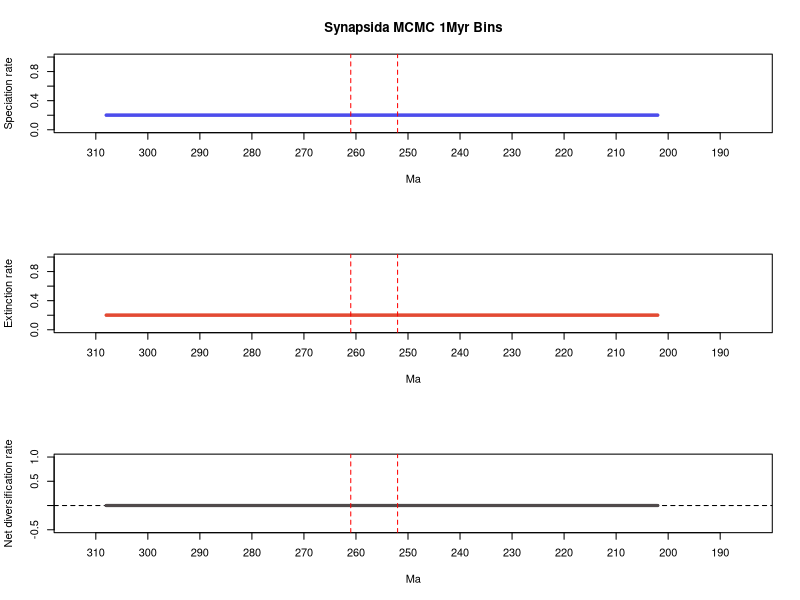

Here is the R script that generated this plot:
# 1 files combined:
# 	C:\Users\SimoesLabAdmin\Documents\BDNN_Arielli\synapsida\mcmc_no_predictors\A_mcmc_200_iterations/combined_9_marginal_rates.log

# 95% HPDs calculated using code from Biopy (https://www.cs.auckland.ac.nz/~yhel002/biopy/)

pdf(file='C:/Users/SimoesLabAdmin/Documents/BDNN_Arielli/synapsida/mcmc_no_predictors/A_mcmc_200_iterations/combined_9_marginal_rates_RTT_plot2.pdf',width=8, height=10.8)
par(mfrow=c(3,1))
library(scales)
plot_RTT <- function (age,hpd_M,hpd_m,mean_m,color){
    N=100
    beta=(1:(N-1))/N
    alpha_shape=0.25
    cat=1-(beta^(1./alpha_shape))
    for (i in 1:(N-1)){
        trans= 1/N + 2/N
        polygon(c(age, rev(age)), c(hpd_M-((hpd_M-mean_m)*cat[i]), rev(hpd_m+((mean_m-hpd_m)*cat[i]))), col = alpha(color,trans), border = NA)
    }
    lines(rev(age), rev(mean_m), col = color, lwd=3)
}
    
L_hpd_m95=c(NA, NA,NA,NA,NA,NA,NA,NA,NA,NA,NA,NA,NA,NA,NA,NA,NA,NA,NA,NA,NA,NA,NA,NA,NA,NA,NA,NA,NA,NA,NA,NA,NA,NA,NA,NA,NA,NA,NA,NA,NA,NA,NA,NA,NA,NA,NA,NA,NA,NA,NA,NA,NA,NA,NA,NA,NA,NA,NA,NA,NA,NA,NA,NA,NA,NA,NA,NA,NA,NA,NA,NA,NA,NA,NA,NA,NA,NA,NA,NA,NA,NA,NA,NA,NA,NA,NA,NA,NA,NA,NA,NA,NA,NA,NA,NA,NA,NA,NA,NA,NA,NA,NA,NA,NA,NA,NA,NA,NA,NA,NA,NA,NA,NA,NA,NA,NA,NA,NA,NA,NA,NA,NA,NA,NA,NA,NA,NA,NA,NA,NA,NA,NA,NA,NA,NA,NA,NA,NA,NA,NA,NA,NA,NA,NA,NA,NA,NA,NA,NA,NA,NA,NA,NA,NA,NA,NA,NA,NA,NA,NA,NA,NA,NA,NA,NA,NA,NA,NA,NA,NA,NA,NA,NA,NA,NA,NA,NA,NA,NA,NA,NA,NA,NA,NA,NA,NA,NA,NA,NA,NA,NA,NA,NA,NA,NA,NA,NA,NA,NA,NA,NA,0.178689,0.178689,0.178689,0.178689,0.178689,0.178689,0.178689,0.178689,0.178689,0.178689,0.178689,0.178689,0.178689,0.178689,0.178689,0.178689,0.178689,0.178689,0.178689,0.178689,0.178689,0.178689,0.178689,0.178689,0.178689,0.178689,0.178689,0.178689,0.178689,0.178689,0.178689,0.178689,0.178689,0.178689,0.178689,0.178689,0.178689,0.178689,0.178689,0.178689,0.178689,0.178689,0.178689,0.178689,0.178689,0.178689,0.178689,0.178689,0.178689,0.178689,0.178689,0.178689,0.178689,0.178689,0.178689,0.178689,0.178689,0.178689,0.178689,0.178689,0.178689,0.178689,0.178689,0.178689,0.178689,0.178689,0.178689,0.178689,0.178689,0.178689,0.178689,0.178689,0.178689,0.178689,0.178689,0.178689,0.178689,0.178689,0.178689,0.178689,0.178689,0.178689,0.178689,0.178689,0.178689,0.178689,0.178689,0.178689,0.178689,0.178689,0.178689,0.178689,0.178689,0.178689,0.178689,0.178689,0.178689,0.178689,0.178689,0.178689,0.178689,0.178689,0.178689,0.178689,0.178689,0.178689,0.178689)
L_hpd_M95=c(NA, NA,NA,NA,NA,NA,NA,NA,NA,NA,NA,NA,NA,NA,NA,NA,NA,NA,NA,NA,NA,NA,NA,NA,NA,NA,NA,NA,NA,NA,NA,NA,NA,NA,NA,NA,NA,NA,NA,NA,NA,NA,NA,NA,NA,NA,NA,NA,NA,NA,NA,NA,NA,NA,NA,NA,NA,NA,NA,NA,NA,NA,NA,NA,NA,NA,NA,NA,NA,NA,NA,NA,NA,NA,NA,NA,NA,NA,NA,NA,NA,NA,NA,NA,NA,NA,NA,NA,NA,NA,NA,NA,NA,NA,NA,NA,NA,NA,NA,NA,NA,NA,NA,NA,NA,NA,NA,NA,NA,NA,NA,NA,NA,NA,NA,NA,NA,NA,NA,NA,NA,NA,NA,NA,NA,NA,NA,NA,NA,NA,NA,NA,NA,NA,NA,NA,NA,NA,NA,NA,NA,NA,NA,NA,NA,NA,NA,NA,NA,NA,NA,NA,NA,NA,NA,NA,NA,NA,NA,NA,NA,NA,NA,NA,NA,NA,NA,NA,NA,NA,NA,NA,NA,NA,NA,NA,NA,NA,NA,NA,NA,NA,NA,NA,NA,NA,NA,NA,NA,NA,NA,NA,NA,NA,NA,NA,NA,NA,NA,NA,NA,NA,0.22215,0.22215,0.22215,0.22215,0.22215,0.22215,0.22215,0.22215,0.22215,0.22215,0.22215,0.22215,0.22215,0.22215,0.22215,0.22215,0.22215,0.22215,0.22215,0.22215,0.22215,0.22215,0.22215,0.22215,0.22215,0.22215,0.22215,0.22215,0.22215,0.22215,0.22215,0.22215,0.22215,0.22215,0.22215,0.22215,0.22215,0.22215,0.22215,0.22215,0.22215,0.22215,0.22215,0.22215,0.22215,0.22215,0.22215,0.22215,0.22215,0.22215,0.22215,0.22215,0.22215,0.22215,0.22215,0.22215,0.22215,0.22215,0.22215,0.22215,0.22215,0.22215,0.22215,0.22215,0.22215,0.22215,0.22215,0.22215,0.22215,0.22215,0.22215,0.22215,0.22215,0.22215,0.22215,0.22215,0.22215,0.22215,0.22215,0.22215,0.22215,0.22215,0.22215,0.22215,0.22215,0.22215,0.22215,0.22215,0.22215,0.22215,0.22215,0.22215,0.22215,0.22215,0.22215,0.22215,0.22215,0.22215,0.22215,0.22215,0.22215,0.22215,0.22215,0.22215,0.22215,0.22215,0.22215)
M_hpd_m95=c(NA, NA,NA,NA,NA,NA,NA,NA,NA,NA,NA,NA,NA,NA,NA,NA,NA,NA,NA,NA,NA,NA,NA,NA,NA,NA,NA,NA,NA,NA,NA,NA,NA,NA,NA,NA,NA,NA,NA,NA,NA,NA,NA,NA,NA,NA,NA,NA,NA,NA,NA,NA,NA,NA,NA,NA,NA,NA,NA,NA,NA,NA,NA,NA,NA,NA,NA,NA,NA,NA,NA,NA,NA,NA,NA,NA,NA,NA,NA,NA,NA,NA,NA,NA,NA,NA,NA,NA,NA,NA,NA,NA,NA,NA,NA,NA,NA,NA,NA,NA,NA,NA,NA,NA,NA,NA,NA,NA,NA,NA,NA,NA,NA,NA,NA,NA,NA,NA,NA,NA,NA,NA,NA,NA,NA,NA,NA,NA,NA,NA,NA,NA,NA,NA,NA,NA,NA,NA,NA,NA,NA,NA,NA,NA,NA,NA,NA,NA,NA,NA,NA,NA,NA,NA,NA,NA,NA,NA,NA,NA,NA,NA,NA,NA,NA,NA,NA,NA,NA,NA,NA,NA,NA,NA,NA,NA,NA,NA,NA,NA,NA,NA,NA,NA,NA,NA,NA,NA,NA,NA,NA,NA,NA,NA,NA,NA,NA,NA,NA,NA,NA,NA,0.179439,0.179439,0.179439,0.179439,0.179439,0.179439,0.179439,0.179439,0.179439,0.179439,0.179439,0.179439,0.179439,0.179439,0.179439,0.179439,0.179439,0.179439,0.179439,0.179439,0.179439,0.179439,0.179439,0.179439,0.179439,0.179439,0.179439,0.179439,0.179439,0.179439,0.179439,0.179439,0.179439,0.179439,0.179439,0.179439,0.179439,0.179439,0.179439,0.179439,0.179439,0.179439,0.179439,0.179439,0.179439,0.179439,0.179439,0.179439,0.179439,0.179439,0.179439,0.179439,0.179439,0.179439,0.179439,0.179439,0.179439,0.179439,0.179439,0.179439,0.179439,0.179439,0.179439,0.179439,0.179439,0.179439,0.179439,0.179439,0.179439,0.179439,0.179439,0.179439,0.179439,0.179439,0.179439,0.179439,0.179439,0.179439,0.179439,0.179439,0.179439,0.179439,0.179439,0.179439,0.179439,0.179439,0.179439,0.179439,0.179439,0.179439,0.179439,0.179439,0.179439,0.179439,0.179439,0.179439,0.179439,0.179439,0.179439,0.179439,0.179439,0.179439,0.179439,0.179439,0.179439,0.179439,0.179439)
M_hpd_M95=c(NA, NA,NA,NA,NA,NA,NA,NA,NA,NA,NA,NA,NA,NA,NA,NA,NA,NA,NA,NA,NA,NA,NA,NA,NA,NA,NA,NA,NA,NA,NA,NA,NA,NA,NA,NA,NA,NA,NA,NA,NA,NA,NA,NA,NA,NA,NA,NA,NA,NA,NA,NA,NA,NA,NA,NA,NA,NA,NA,NA,NA,NA,NA,NA,NA,NA,NA,NA,NA,NA,NA,NA,NA,NA,NA,NA,NA,NA,NA,NA,NA,NA,NA,NA,NA,NA,NA,NA,NA,NA,NA,NA,NA,NA,NA,NA,NA,NA,NA,NA,NA,NA,NA,NA,NA,NA,NA,NA,NA,NA,NA,NA,NA,NA,NA,NA,NA,NA,NA,NA,NA,NA,NA,NA,NA,NA,NA,NA,NA,NA,NA,NA,NA,NA,NA,NA,NA,NA,NA,NA,NA,NA,NA,NA,NA,NA,NA,NA,NA,NA,NA,NA,NA,NA,NA,NA,NA,NA,NA,NA,NA,NA,NA,NA,NA,NA,NA,NA,NA,NA,NA,NA,NA,NA,NA,NA,NA,NA,NA,NA,NA,NA,NA,NA,NA,NA,NA,NA,NA,NA,NA,NA,NA,NA,NA,NA,NA,NA,NA,NA,NA,NA,0.223,0.223,0.223,0.223,0.223,0.223,0.223,0.223,0.223,0.223,0.223,0.223,0.223,0.223,0.223,0.223,0.223,0.223,0.223,0.223,0.223,0.223,0.223,0.223,0.223,0.223,0.223,0.223,0.223,0.223,0.223,0.223,0.223,0.223,0.223,0.223,0.223,0.223,0.223,0.223,0.223,0.223,0.223,0.223,0.223,0.223,0.223,0.223,0.223,0.223,0.223,0.223,0.223,0.223,0.223,0.223,0.223,0.223,0.223,0.223,0.223,0.223,0.223,0.223,0.223,0.223,0.223,0.223,0.223,0.223,0.223,0.223,0.223,0.223,0.223,0.223,0.223,0.223,0.223,0.223,0.223,0.223,0.223,0.223,0.223,0.223,0.223,0.223,0.223,0.223,0.223,0.223,0.223,0.223,0.223,0.223,0.223,0.223,0.223,0.223,0.223,0.223,0.223,0.223,0.223,0.223,0.223)
R_hpd_m95=c(NA, NA,NA,NA,NA,NA,NA,NA,NA,NA,NA,NA,NA,NA,NA,NA,NA,NA,NA,NA,NA,NA,NA,NA,NA,NA,NA,NA,NA,NA,NA,NA,NA,NA,NA,NA,NA,NA,NA,NA,NA,NA,NA,NA,NA,NA,NA,NA,NA,NA,NA,NA,NA,NA,NA,NA,NA,NA,NA,NA,NA,NA,NA,NA,NA,NA,NA,NA,NA,NA,NA,NA,NA,NA,NA,NA,NA,NA,NA,NA,NA,NA,NA,NA,NA,NA,NA,NA,NA,NA,NA,NA,NA,NA,NA,NA,NA,NA,NA,NA,NA,NA,NA,NA,NA,NA,NA,NA,NA,NA,NA,NA,NA,NA,NA,NA,NA,NA,NA,NA,NA,NA,NA,NA,NA,NA,NA,NA,NA,NA,NA,NA,NA,NA,NA,NA,NA,NA,NA,NA,NA,NA,NA,NA,NA,NA,NA,NA,NA,NA,NA,NA,NA,NA,NA,NA,NA,NA,NA,NA,NA,NA,NA,NA,NA,NA,NA,NA,NA,NA,NA,NA,NA,NA,NA,NA,NA,NA,NA,NA,NA,NA,NA,NA,NA,NA,NA,NA,NA,NA,NA,NA,NA,NA,NA,NA,NA,NA,NA,NA,NA,NA,-0.024483,-0.024483,-0.024483,-0.024483,-0.024483,-0.024483,-0.024483,-0.024483,-0.024483,-0.024483,-0.024483,-0.024483,-0.024483,-0.024483,-0.024483,-0.024483,-0.024483,-0.024483,-0.024483,-0.024483,-0.024483,-0.024483,-0.024483,-0.024483,-0.024483,-0.024483,-0.024483,-0.024483,-0.024483,-0.024483,-0.024483,-0.024483,-0.024483,-0.024483,-0.024483,-0.024483,-0.024483,-0.024483,-0.024483,-0.024483,-0.024483,-0.024483,-0.024483,-0.024483,-0.024483,-0.024483,-0.024483,-0.024483,-0.024483,-0.024483,-0.024483,-0.024483,-0.024483,-0.024483,-0.024483,-0.024483,-0.024483,-0.024483,-0.024483,-0.024483,-0.024483,-0.024483,-0.024483,-0.024483,-0.024483,-0.024483,-0.024483,-0.024483,-0.024483,-0.024483,-0.024483,-0.024483,-0.024483,-0.024483,-0.024483,-0.024483,-0.024483,-0.024483,-0.024483,-0.024483,-0.024483,-0.024483,-0.024483,-0.024483,-0.024483,-0.024483,-0.024483,-0.024483,-0.024483,-0.024483,-0.024483,-0.024483,-0.024483,-0.024483,-0.024483,-0.024483,-0.024483,-0.024483,-0.024483,-0.024483,-0.024483,-0.024483,-0.024483,-0.024483,-0.024483,-0.024483,-0.024483)
R_hpd_M95=c(NA, NA,NA,NA,NA,NA,NA,NA,NA,NA,NA,NA,NA,NA,NA,NA,NA,NA,NA,NA,NA,NA,NA,NA,NA,NA,NA,NA,NA,NA,NA,NA,NA,NA,NA,NA,NA,NA,NA,NA,NA,NA,NA,NA,NA,NA,NA,NA,NA,NA,NA,NA,NA,NA,NA,NA,NA,NA,NA,NA,NA,NA,NA,NA,NA,NA,NA,NA,NA,NA,NA,NA,NA,NA,NA,NA,NA,NA,NA,NA,NA,NA,NA,NA,NA,NA,NA,NA,NA,NA,NA,NA,NA,NA,NA,NA,NA,NA,NA,NA,NA,NA,NA,NA,NA,NA,NA,NA,NA,NA,NA,NA,NA,NA,NA,NA,NA,NA,NA,NA,NA,NA,NA,NA,NA,NA,NA,NA,NA,NA,NA,NA,NA,NA,NA,NA,NA,NA,NA,NA,NA,NA,NA,NA,NA,NA,NA,NA,NA,NA,NA,NA,NA,NA,NA,NA,NA,NA,NA,NA,NA,NA,NA,NA,NA,NA,NA,NA,NA,NA,NA,NA,NA,NA,NA,NA,NA,NA,NA,NA,NA,NA,NA,NA,NA,NA,NA,NA,NA,NA,NA,NA,NA,NA,NA,NA,NA,NA,NA,NA,NA,NA,0.024193,0.024193,0.024193,0.024193,0.024193,0.024193,0.024193,0.024193,0.024193,0.024193,0.024193,0.024193,0.024193,0.024193,0.024193,0.024193,0.024193,0.024193,0.024193,0.024193,0.024193,0.024193,0.024193,0.024193,0.024193,0.024193,0.024193,0.024193,0.024193,0.024193,0.024193,0.024193,0.024193,0.024193,0.024193,0.024193,0.024193,0.024193,0.024193,0.024193,0.024193,0.024193,0.024193,0.024193,0.024193,0.024193,0.024193,0.024193,0.024193,0.024193,0.024193,0.024193,0.024193,0.024193,0.024193,0.024193,0.024193,0.024193,0.024193,0.024193,0.024193,0.024193,0.024193,0.024193,0.024193,0.024193,0.024193,0.024193,0.024193,0.024193,0.024193,0.024193,0.024193,0.024193,0.024193,0.024193,0.024193,0.024193,0.024193,0.024193,0.024193,0.024193,0.024193,0.024193,0.024193,0.024193,0.024193,0.024193,0.024193,0.024193,0.024193,0.024193,0.024193,0.024193,0.024193,0.024193,0.024193,0.024193,0.024193,0.024193,0.024193,0.024193,0.024193,0.024193,0.024193,0.024193,0.024193)
L_mean=c(NA, NA,NA,NA,NA,NA,NA,NA,NA,NA,NA,NA,NA,NA,NA,NA,NA,NA,NA,NA,NA,NA,NA,NA,NA,NA,NA,NA,NA,NA,NA,NA,NA,NA,NA,NA,NA,NA,NA,NA,NA,NA,NA,NA,NA,NA,NA,NA,NA,NA,NA,NA,NA,NA,NA,NA,NA,NA,NA,NA,NA,NA,NA,NA,NA,NA,NA,NA,NA,NA,NA,NA,NA,NA,NA,NA,NA,NA,NA,NA,NA,NA,NA,NA,NA,NA,NA,NA,NA,NA,NA,NA,NA,NA,NA,NA,NA,NA,NA,NA,NA,NA,NA,NA,NA,NA,NA,NA,NA,NA,NA,NA,NA,NA,NA,NA,NA,NA,NA,NA,NA,NA,NA,NA,NA,NA,NA,NA,NA,NA,NA,NA,NA,NA,NA,NA,NA,NA,NA,NA,NA,NA,NA,NA,NA,NA,NA,NA,NA,NA,NA,NA,NA,NA,NA,NA,NA,NA,NA,NA,NA,NA,NA,NA,NA,NA,NA,NA,NA,NA,NA,NA,NA,NA,NA,NA,NA,NA,NA,NA,NA,NA,NA,NA,NA,NA,NA,NA,NA,NA,NA,NA,NA,NA,NA,NA,NA,NA,NA,NA,NA,NA,0.201217207074074,0.201217207074074,0.201217207074074,0.201217207074074,0.201217207074074,0.201217207074074,0.201217207074074,0.201217207074074,0.201217207074074,0.201217207074074,0.201217207074074,0.201217207074074,0.201217207074074,0.201217207074074,0.201217207074074,0.201217207074074,0.201217207074074,0.201217207074074,0.201217207074074,0.201217207074074,0.201217207074074,0.201217207074074,0.201217207074074,0.201217207074074,0.201217207074074,0.201217207074074,0.201217207074074,0.201217207074074,0.201217207074074,0.201217207074074,0.201217207074074,0.201217207074074,0.201217207074074,0.201217207074074,0.201217207074074,0.201217207074074,0.201217207074074,0.201217207074074,0.201217207074074,0.201217207074074,0.201217207074074,0.201217207074074,0.201217207074074,0.201217207074074,0.201217207074074,0.201217207074074,0.201217207074074,0.201217207074074,0.201217207074074,0.201217207074074,0.201217207074074,0.201217207074074,0.201217207074074,0.201217207074074,0.201217207074074,0.201217207074074,0.201217207074074,0.201217207074074,0.201217207074074,0.201217207074074,0.201217207074074,0.201217207074074,0.201217207074074,0.201217207074074,0.201217207074074,0.201217207074074,0.201217207074074,0.201217207074074,0.201217207074074,0.201217207074074,0.201217207074074,0.201217207074074,0.201217207074074,0.201217207074074,0.201217207074074,0.201217207074074,0.201217207074074,0.201217207074074,0.201217207074074,0.201217207074074,0.201217207074074,0.201217207074074,0.201217207074074,0.201217207074074,0.201217207074074,0.201217207074074,0.201217207074074,0.201217207074074,0.201217207074074,0.201217207074074,0.201217207074074,0.201217207074074,0.201217207074074,0.201217207074074,0.201217207074074,0.201217207074074,0.201217207074074,0.201217207074074,0.201217207074074,0.201217207074074,0.201217207074074,0.201217207074074,0.201217207074074,0.201217207074074,0.201217207074074,0.201217207074074,0.201217207074074)
M_mean=c(NA, NA,NA,NA,NA,NA,NA,NA,NA,NA,NA,NA,NA,NA,NA,NA,NA,NA,NA,NA,NA,NA,NA,NA,NA,NA,NA,NA,NA,NA,NA,NA,NA,NA,NA,NA,NA,NA,NA,NA,NA,NA,NA,NA,NA,NA,NA,NA,NA,NA,NA,NA,NA,NA,NA,NA,NA,NA,NA,NA,NA,NA,NA,NA,NA,NA,NA,NA,NA,NA,NA,NA,NA,NA,NA,NA,NA,NA,NA,NA,NA,NA,NA,NA,NA,NA,NA,NA,NA,NA,NA,NA,NA,NA,NA,NA,NA,NA,NA,NA,NA,NA,NA,NA,NA,NA,NA,NA,NA,NA,NA,NA,NA,NA,NA,NA,NA,NA,NA,NA,NA,NA,NA,NA,NA,NA,NA,NA,NA,NA,NA,NA,NA,NA,NA,NA,NA,NA,NA,NA,NA,NA,NA,NA,NA,NA,NA,NA,NA,NA,NA,NA,NA,NA,NA,NA,NA,NA,NA,NA,NA,NA,NA,NA,NA,NA,NA,NA,NA,NA,NA,NA,NA,NA,NA,NA,NA,NA,NA,NA,NA,NA,NA,NA,NA,NA,NA,NA,NA,NA,NA,NA,NA,NA,NA,NA,NA,NA,NA,NA,NA,NA,0.201150830222222,0.201150830222222,0.201150830222222,0.201150830222222,0.201150830222222,0.201150830222222,0.201150830222222,0.201150830222222,0.201150830222222,0.201150830222222,0.201150830222222,0.201150830222222,0.201150830222222,0.201150830222222,0.201150830222222,0.201150830222222,0.201150830222222,0.201150830222222,0.201150830222222,0.201150830222222,0.201150830222222,0.201150830222222,0.201150830222222,0.201150830222222,0.201150830222222,0.201150830222222,0.201150830222222,0.201150830222222,0.201150830222222,0.201150830222222,0.201150830222222,0.201150830222222,0.201150830222222,0.201150830222222,0.201150830222222,0.201150830222222,0.201150830222222,0.201150830222222,0.201150830222222,0.201150830222222,0.201150830222222,0.201150830222222,0.201150830222222,0.201150830222222,0.201150830222222,0.201150830222222,0.201150830222222,0.201150830222222,0.201150830222222,0.201150830222222,0.201150830222222,0.201150830222222,0.201150830222222,0.201150830222222,0.201150830222222,0.201150830222222,0.201150830222222,0.201150830222222,0.201150830222222,0.201150830222222,0.201150830222222,0.201150830222222,0.201150830222222,0.201150830222222,0.201150830222222,0.201150830222222,0.201150830222222,0.201150830222222,0.201150830222222,0.201150830222222,0.201150830222222,0.201150830222222,0.201150830222222,0.201150830222222,0.201150830222222,0.201150830222222,0.201150830222222,0.201150830222222,0.201150830222222,0.201150830222222,0.201150830222222,0.201150830222222,0.201150830222222,0.201150830222222,0.201150830222222,0.201150830222222,0.201150830222222,0.201150830222222,0.201150830222222,0.201150830222222,0.201150830222222,0.201150830222222,0.201150830222222,0.201150830222222,0.201150830222222,0.201150830222222,0.201150830222222,0.201150830222222,0.201150830222222,0.201150830222222,0.201150830222222,0.201150830222222,0.201150830222222,0.201150830222222,0.201150830222222,0.201150830222222,0.201150830222222)
R_mean=c(NA, NA,NA,NA,NA,NA,NA,NA,NA,NA,NA,NA,NA,NA,NA,NA,NA,NA,NA,NA,NA,NA,NA,NA,NA,NA,NA,NA,NA,NA,NA,NA,NA,NA,NA,NA,NA,NA,NA,NA,NA,NA,NA,NA,NA,NA,NA,NA,NA,NA,NA,NA,NA,NA,NA,NA,NA,NA,NA,NA,NA,NA,NA,NA,NA,NA,NA,NA,NA,NA,NA,NA,NA,NA,NA,NA,NA,NA,NA,NA,NA,NA,NA,NA,NA,NA,NA,NA,NA,NA,NA,NA,NA,NA,NA,NA,NA,NA,NA,NA,NA,NA,NA,NA,NA,NA,NA,NA,NA,NA,NA,NA,NA,NA,NA,NA,NA,NA,NA,NA,NA,NA,NA,NA,NA,NA,NA,NA,NA,NA,NA,NA,NA,NA,NA,NA,NA,NA,NA,NA,NA,NA,NA,NA,NA,NA,NA,NA,NA,NA,NA,NA,NA,NA,NA,NA,NA,NA,NA,NA,NA,NA,NA,NA,NA,NA,NA,NA,NA,NA,NA,NA,NA,NA,NA,NA,NA,NA,NA,NA,NA,NA,NA,NA,NA,NA,NA,NA,NA,NA,NA,NA,NA,NA,NA,NA,NA,NA,NA,NA,NA,NA,6.6378185185e-05,6.6378185185e-05,6.6378185185e-05,6.6378185185e-05,6.6378185185e-05,6.6378185185e-05,6.6378185185e-05,6.6378185185e-05,6.6378185185e-05,6.6378185185e-05,6.6378185185e-05,6.6378185185e-05,6.6378185185e-05,6.6378185185e-05,6.6378185185e-05,6.6378185185e-05,6.6378185185e-05,6.6378185185e-05,6.6378185185e-05,6.6378185185e-05,6.6378185185e-05,6.6378185185e-05,6.6378185185e-05,6.6378185185e-05,6.6378185185e-05,6.6378185185e-05,6.6378185185e-05,6.6378185185e-05,6.6378185185e-05,6.6378185185e-05,6.6378185185e-05,6.6378185185e-05,6.6378185185e-05,6.6378185185e-05,6.6378185185e-05,6.6378185185e-05,6.6378185185e-05,6.6378185185e-05,6.6378185185e-05,6.6378185185e-05,6.6378185185e-05,6.6378185185e-05,6.6378185185e-05,6.6378185185e-05,6.6378185185e-05,6.6378185185e-05,6.6378185185e-05,6.6378185185e-05,6.6378185185e-05,6.6378185185e-05,6.6378185185e-05,6.6378185185e-05,6.6378185185e-05,6.6378185185e-05,6.6378185185e-05,6.6378185185e-05,6.6378185185e-05,6.6378185185e-05,6.6378185185e-05,6.6378185185e-05,6.6378185185e-05,6.6378185185e-05,6.6378185185e-05,6.6378185185e-05,6.6378185185e-05,6.6378185185e-05,6.6378185185e-05,6.6378185185e-05,6.6378185185e-05,6.6378185185e-05,6.6378185185e-05,6.6378185185e-05,6.6378185185e-05,6.6378185185e-05,6.6378185185e-05,6.6378185185e-05,6.6378185185e-05,6.6378185185e-05,6.6378185185e-05,6.6378185185e-05,6.6378185185e-05,6.6378185185e-05,6.6378185185e-05,6.6378185185e-05,6.6378185185e-05,6.6378185185e-05,6.6378185185e-05,6.6378185185e-05,6.6378185185e-05,6.6378185185e-05,6.6378185185e-05,6.6378185185e-05,6.6378185185e-05,6.6378185185e-05,6.6378185185e-05,6.6378185185e-05,6.6378185185e-05,6.6378185185e-05,6.6378185185e-05,6.6378185185e-05,6.6378185185e-05,6.6378185185e-05,6.6378185185e-05,6.6378185185e-05,6.6378185185e-05,6.6378185185e-05,6.6378185185e-05)
trans=0.5
age=(0:(309-1))* -1
# Calculate positions for the mass extinction events
perm_trias_extinction = -252 # End-Permian mass extinction (252 Ma)
guadalupian_extinction = -261 # Guadalupian extinction (261 Ma)

# Define custom tick positions at 10 MY intervals
x_ticks <- seq(-310, -190, by=10)
x_tick_labels <- abs(x_ticks)

# First plot: Speciation rate
plot(age, age, type='n', ylim=c(0, 1), xlim=c(-312.9, -185.1), 
     ylab='Speciation rate', xlab='Ma', main='Synapsida MCMC 1Myr Bins', 
     xaxt='n') # Remove default x-axis
axis(1, at=x_ticks, labels=x_tick_labels) # Custom x-axis with 10MY interval ticks

plot_RTT(age, L_hpd_M95, L_hpd_m95, L_mean, "#4c4cec")
lines(rev(age), rev(L_mean), col="#4c4cec", lwd=3)

# Add vertical lines for mass extinction events
abline(v=perm_trias_extinction, col="red", lty=2) 
abline(v=guadalupian_extinction, col="red", lty=2)

# Second plot: Extinction rate
plot(age, age, type='n', ylim=c(0, 1), xlim=c(-312.9, -185.1), 
     ylab='Extinction rate', xlab='Ma',
     xaxt='n') # Remove default x-axis
axis(1, at=x_ticks, labels=x_tick_labels) # Custom x-axis with 10MY interval ticks

plot_RTT(age, M_hpd_M95, M_hpd_m95, M_mean, "#e34a33")
lines(rev(age), rev(M_mean), col="#e34a33", lwd=3)

# Add vertical lines for mass extinction events
abline(v=perm_trias_extinction, col="red", lty=2)
abline(v=guadalupian_extinction, col="red", lty=2)

# Third plot: Net diversification rate
plot(age, age, type='n', ylim=c(-0.5, 1), xlim=c(-312.9, -185.1), 
     ylab='Net diversification rate', xlab='Ma',
     xaxt='n') # Remove default x-axis
axis(1, at=x_ticks, labels=x_tick_labels) # Custom x-axis with 10MY interval ticks

abline(h=0, lty=2, col="black")
plot_RTT(age, R_hpd_M95, R_hpd_m95, R_mean, "#504A4B")
lines(rev(age), rev(R_mean), col="#504A4B", lwd=3)

# Add vertical lines for mass extinction events
abline(v=perm_trias_extinction, col="red", lty=2)
abline(v=guadalupian_extinction, col="red", lty=2)

dev.off()
